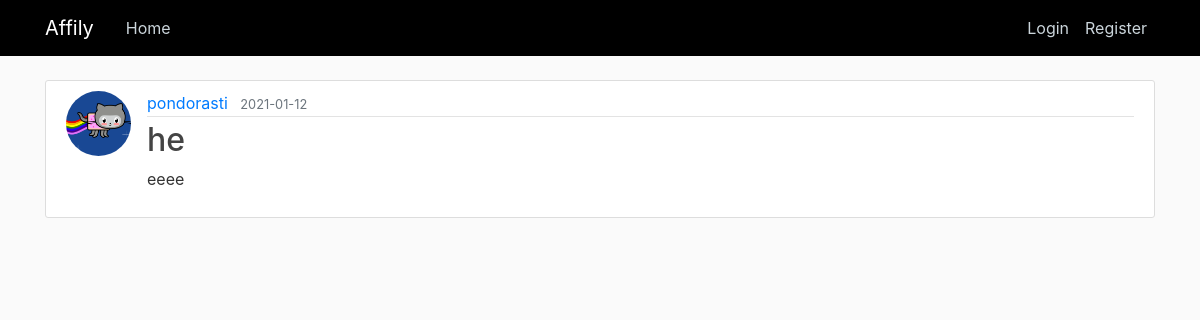
The page /post/2 on the database as committed earlier.
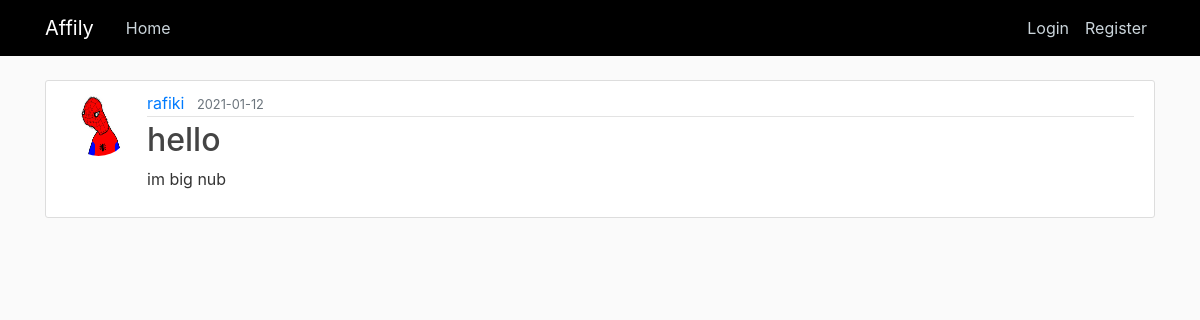
The same page on the database as committed later.
### affily/models.py (models this page shows, shortened)
class User(db.Model, UserMixin):
    id = db.Column(db.Integer, primary_key=True)
    username = db.Column(db.String(20), unique=True, nullable=False)
    email = db.Column(db.String(120), unique=True, nullable=False)
    image_file = db.Column(db.String(20), nullable=False, default='default.jpg')
    password = db.Column(db.String(60), nullable=False)
    posts = db.relationship('Post', backref='author', lazy=True)

class Post(db.Model):
    id = db.Column(db.Integer, primary_key=True)
    title = db.Column(db.String(100), nullable=False)
    date_posted = db.Column(db.DateTime, nullable=False, default=datetime.utcnow)
    content = db.Column(db.Text, nullable=False)
    user_id = db.Column(db.Integer, db.ForeignKey('user.id'), nullable=False)

### affily/routes.py (the view)
@app.route("/post/<int:post_id>")
def post(post_id):
    post = Post.query.get_or_404(post_id)
    return render_template('post.html', title=post.title, post=post)

### affily/templates/post.html (shortened to what this page needs)
{% extends "layout.html" %} {% block content %}
<article class="media content-section">
    <img class="rounded-circle article-img" src="{{ url_for('static', filename='img/' + post.author.image_file) }}" alt="">
    <div class="media-body">
        <div class="article-metadata">
            <a class="mr-2" href="#">{{ post.author.username }}</a>
            <small class="text-muted">{{ post.date_posted.strftime('%Y-%m-%d') }}</small>
        </div>
        <h2 class="article-title">{{ post.title }}</h2>
        <p class="article-content">{{ post.content }}</p>
    </div>
</article>
{% endblock content %}

Rows that differ between the two databases and show on the page:
no longer on this page (row unchanged): User: image_file (picture), author.username "pondorasti"
added User: image_file (picture), author.username "rafiki"
changed Post: title "he" → "hello"; content "eeee" → "im big nub"
